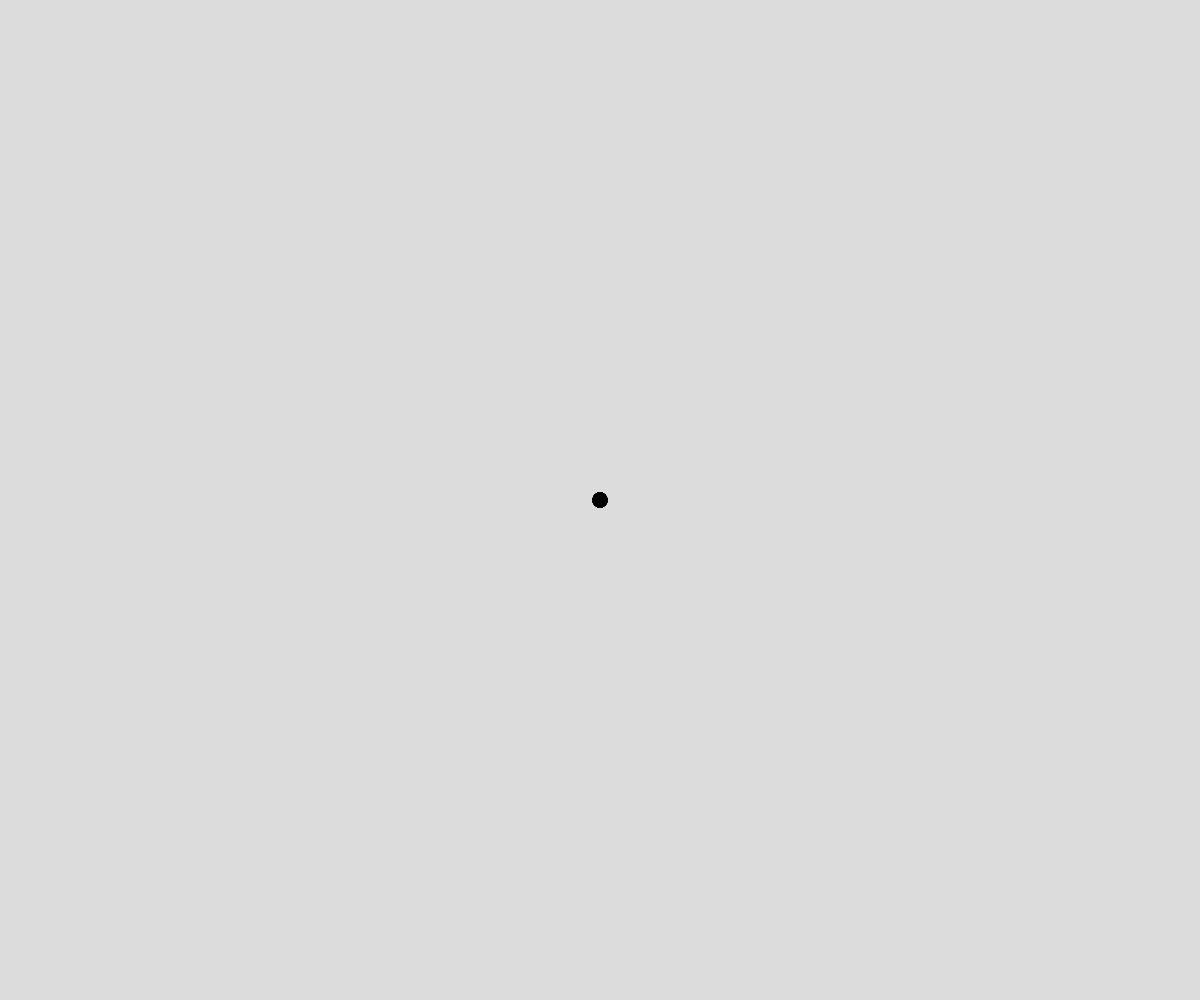
Frame 1 (no input)
Frame 60 (no input): identical to frame 1, image omitted
Frame 120 (the mouse pressed at the canvas centre since frame 60): identical to frame 1, image omitted

The p5.js sketch that drew this single still picture (run headless with seeded random() and noise() and a simulated clock; from frame 60 on, the mouse is pressed at the canvas centre):

// p5.js sketch
// ── sketch.js
// Snake Mechanics
// Austin Nicholson
// 10/11/2023
//
// Practice with Classes and Arrays (Snake)

//Global Variables
let points = []; //snake coords
let speed = 10;
let snakeLength = 100;
let snakeLocation; 

function setup() {
  createCanvas(windowWidth, windowHeight);
  snakeLocation = new Point(width/2, height/2);
  strokeWeight(15);
  initSnake();
}

function initSnake(){
  for (let i = 0; i < snakeLength; i++){
    points.push(createPoint());

  }
}


function createPoint(){

  if(keyCode===UP_ARROW)snakeLocation.y -= speed;
  else if(keyCode===DOWN_ARROW)snakeLocation.y += speed;
  else if(keyCode===LEFT_ARROW)snakeLocation.x -= speed;
  else if(keyCode===RIGHT_ARROW)snakeLocation.x += speed;

  return new Point(snakeLocation.x, snakeLocation.y);
}




function draw() {
  background(220);
  moveandDisplay();
}

function moveandDisplay(){
  for(let i = 0; i < points.length-1; i++){
    let cur = points[i];
    let next = points[i+1];
    let alpha = map(i, 0, points.length-1, 0, 255);
    stroke(0, alpha);

    line(cur.x, cur.y, next.x, next.y);
  }



  points.splice(0,1);
  points.push(createPoint());

}


class Point{
  constructor(x,y){
    this.x = x;
    this.y = y;



  }
}
